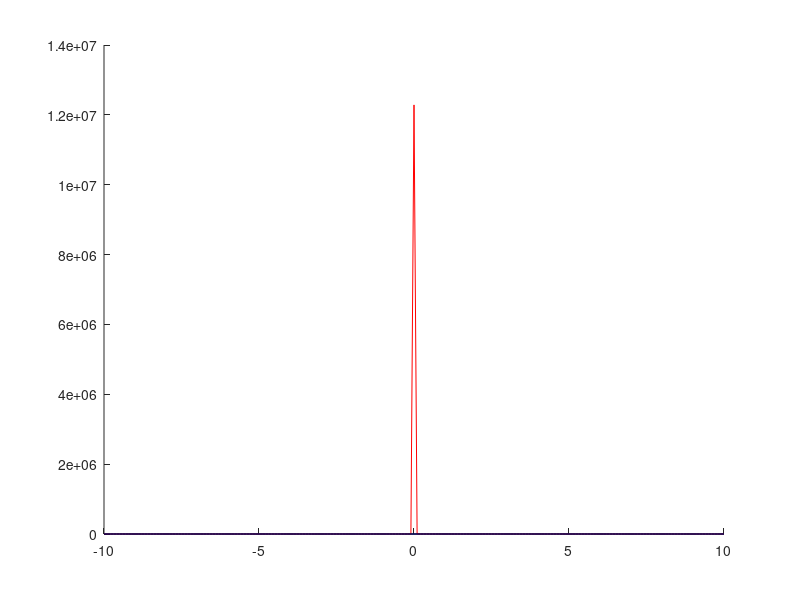

MATLAB code for this plot: (Note: this script raises an error after producing the figure.)
%data = load("output2_pos.out");

%{
norms = zeros(size(data,1),1);
%norms = data(:,1);

for i=1:size(data,1)
    %norms(i,1) = norm(data(i,:), 1);
    norms(i,1) = sqrt(data(i,1)^2 + data(i,2)^2);
end;

figure
histogram(norms,100,'Normalization','probability');
%}

%{
figure

t = plot([0:1:size(data,2)-1], data(1,:));
xlim([0 size(data,2)])
ylim([-10 10])

grid on

closw=waitforbuttonpress;

for i=2:size(data,1)
    pause(.0001)
    if ~ishandle(t)
        break % Arrete l'animation si la fenetre est fermee
    end
    set(t,'YData', data(i,:))
end

%}

%hbar	1.0545718 e-34
%kB		1.3806485 e-23

m = 1;
w = 1;
beta = 10;
hbar = 1.0545718;

x = [-10:0.1:10];
y1 = 10^(34/2-10) * sqrt(m*w^2*beta/(2*pi*hbar)) * exp(-m*w^2/(2*hbar)*10^14 * x.^2);
y2 = 0.5 * m * w * w * x.^2;
y3 = 10^(19/2-10) *sqrt(m*w/(pi*hbar)) * exp(-m*w^2*x.^2*0.1/hbar);

figure
hold on;
plot(x,y1, "r");
plot(x,y2, "b");
plot(x,y3, "k");
t=histogram(data(:),150,'FaceColor','#EDB120','Normalization','Probability');
xlim([-10 10])
ylim([0 1])
%{
closw=waitforbuttonpress;
for i=2:1:size(data,1)
    pause(0.001)
    if ~ishandle(t)
        break % Arrete l'animation si la fenetre est fermee
    end
    set(t,'Data',data(i,:))
end
%}
